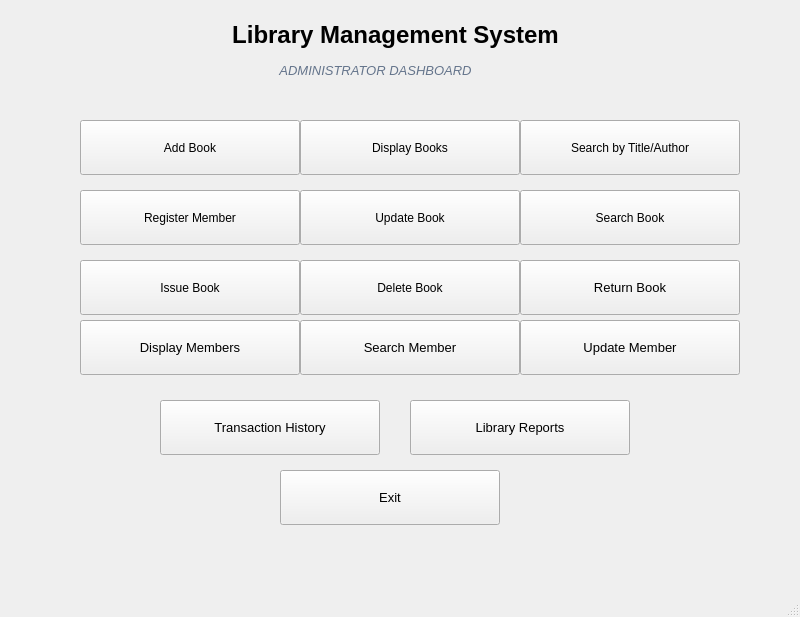
<?xml version="1.0" encoding="UTF-8"?>
<ui version="4.0">
 <class>MainWindow</class>
 <widget class="QMainWindow" name="MainWindow">
  <property name="geometry">
   <rect>
    <x>0</x>
    <y>0</y>
    <width>800</width>
    <height>617</height>
   </rect>
  </property>
  <property name="windowTitle">
   <string>MainWindow</string>
  </property>
  <widget class="QWidget" name="centralwidget">
   <widget class="QLabel" name="label">
    <property name="geometry">
     <rect>
      <x>10</x>
      <y>10</y>
      <width>771</width>
      <height>50</height>
     </rect>
    </property>
    <property name="minimumSize">
     <size>
      <width>500</width>
      <height>50</height>
     </size>
    </property>
    <property name="font">
     <font>
      <pointsize>18</pointsize>
      <bold>true</bold>
     </font>
    </property>
    <property name="text">
     <string>Library Management System</string>
    </property>
    <property name="alignment">
     <set>Qt::AlignmentFlag::AlignCenter</set>
    </property>
   </widget>
   <widget class="QPushButton" name="addBookButton">
    <property name="geometry">
     <rect>
      <x>80</x>
      <y>120</y>
      <width>220</width>
      <height>55</height>
     </rect>
    </property>
    <property name="minimumSize">
     <size>
      <width>220</width>
      <height>55</height>
     </size>
    </property>
    <property name="text">
     <string>Add Book</string>
    </property>
   </widget>
   <widget class="QPushButton" name="displayBooksButton">
    <property name="geometry">
     <rect>
      <x>300</x>
      <y>120</y>
      <width>220</width>
      <height>55</height>
     </rect>
    </property>
    <property name="minimumSize">
     <size>
      <width>220</width>
      <height>55</height>
     </size>
    </property>
    <property name="text">
     <string>Display Books</string>
    </property>
   </widget>
   <widget class="QPushButton" name="searchBookButton">
    <property name="geometry">
     <rect>
      <x>520</x>
      <y>190</y>
      <width>220</width>
      <height>55</height>
     </rect>
    </property>
    <property name="minimumSize">
     <size>
      <width>220</width>
      <height>55</height>
     </size>
    </property>
    <property name="text">
     <string>Search Book</string>
    </property>
   </widget>
   <widget class="QPushButton" name="registerMemberButton">
    <property name="geometry">
     <rect>
      <x>80</x>
      <y>190</y>
      <width>220</width>
      <height>55</height>
     </rect>
    </property>
    <property name="minimumSize">
     <size>
      <width>220</width>
      <height>55</height>
     </size>
    </property>
    <property name="text">
     <string>Register Member</string>
    </property>
   </widget>
   <widget class="QPushButton" name="issueBookButton">
    <property name="geometry">
     <rect>
      <x>80</x>
      <y>260</y>
      <width>220</width>
      <height>55</height>
     </rect>
    </property>
    <property name="minimumSize">
     <size>
      <width>220</width>
      <height>55</height>
     </size>
    </property>
    <property name="text">
     <string>Issue Book</string>
    </property>
   </widget>
   <widget class="QPushButton" name="returnBookButton">
    <property name="geometry">
     <rect>
      <x>520</x>
      <y>260</y>
      <width>220</width>
      <height>55</height>
     </rect>
    </property>
    <property name="minimumSize">
     <size>
      <width>220</width>
      <height>55</height>
     </size>
    </property>
    <property name="font">
     <font>
      <pointsize>10</pointsize>
     </font>
    </property>
    <property name="text">
     <string>Return Book</string>
    </property>
   </widget>
   <widget class="QPushButton" name="exitButton">
    <property name="geometry">
     <rect>
      <x>280</x>
      <y>470</y>
      <width>220</width>
      <height>55</height>
     </rect>
    </property>
    <property name="minimumSize">
     <size>
      <width>220</width>
      <height>55</height>
     </size>
    </property>
    <property name="font">
     <font>
      <pointsize>10</pointsize>
     </font>
    </property>
    <property name="text">
     <string>Exit</string>
    </property>
   </widget>
   <widget class="QPushButton" name="searchByNameButton">
    <property name="geometry">
     <rect>
      <x>520</x>
      <y>120</y>
      <width>220</width>
      <height>55</height>
     </rect>
    </property>
    <property name="minimumSize">
     <size>
      <width>220</width>
      <height>55</height>
     </size>
    </property>
    <property name="text">
     <string>Search by Title/Author</string>
    </property>
   </widget>
   <widget class="QPushButton" name="updateBookButton">
    <property name="geometry">
     <rect>
      <x>300</x>
      <y>190</y>
      <width>220</width>
      <height>55</height>
     </rect>
    </property>
    <property name="minimumSize">
     <size>
      <width>220</width>
      <height>55</height>
     </size>
    </property>
    <property name="text">
     <string>Update Book</string>
    </property>
   </widget>
   <widget class="QPushButton" name="deleteBookButton">
    <property name="geometry">
     <rect>
      <x>300</x>
      <y>260</y>
      <width>220</width>
      <height>55</height>
     </rect>
    </property>
    <property name="minimumSize">
     <size>
      <width>220</width>
      <height>55</height>
     </size>
    </property>
    <property name="text">
     <string>Delete Book</string>
    </property>
   </widget>
   <widget class="QPushButton" name="displayMembersButton">
    <property name="geometry">
     <rect>
      <x>80</x>
      <y>320</y>
      <width>220</width>
      <height>55</height>
     </rect>
    </property>
    <property name="minimumSize">
     <size>
      <width>220</width>
      <height>55</height>
     </size>
    </property>
    <property name="font">
     <font>
      <pointsize>10</pointsize>
     </font>
    </property>
    <property name="text">
     <string>Display Members</string>
    </property>
   </widget>
   <widget class="QPushButton" name="searchMemberButton">
    <property name="geometry">
     <rect>
      <x>300</x>
      <y>320</y>
      <width>220</width>
      <height>55</height>
     </rect>
    </property>
    <property name="minimumSize">
     <size>
      <width>220</width>
      <height>55</height>
     </size>
    </property>
    <property name="font">
     <font>
      <pointsize>10</pointsize>
     </font>
    </property>
    <property name="text">
     <string>Search Member</string>
    </property>
   </widget>
   <widget class="QPushButton" name="updateMemberButton">
    <property name="geometry">
     <rect>
      <x>520</x>
      <y>320</y>
      <width>220</width>
      <height>55</height>
     </rect>
    </property>
    <property name="minimumSize">
     <size>
      <width>220</width>
      <height>55</height>
     </size>
    </property>
    <property name="font">
     <font>
      <pointsize>10</pointsize>
     </font>
    </property>
    <property name="text">
     <string>Update Member</string>
    </property>
   </widget>
   <widget class="QPushButton" name="transactionHistoryButton">
    <property name="geometry">
     <rect>
      <x>160</x>
      <y>400</y>
      <width>220</width>
      <height>55</height>
     </rect>
    </property>
    <property name="minimumSize">
     <size>
      <width>220</width>
      <height>55</height>
     </size>
    </property>
    <property name="font">
     <font>
      <pointsize>10</pointsize>
     </font>
    </property>
    <property name="text">
     <string>Transaction History</string>
    </property>
   </widget>
   <widget class="QPushButton" name="reportsButton">
    <property name="geometry">
     <rect>
      <x>410</x>
      <y>400</y>
      <width>220</width>
      <height>55</height>
     </rect>
    </property>
    <property name="minimumSize">
     <size>
      <width>220</width>
      <height>55</height>
     </size>
    </property>
    <property name="font">
     <font>
      <pointsize>10</pointsize>
     </font>
    </property>
    <property name="text">
     <string>Library Reports</string>
    </property>
   </widget>
   <widget class="QLabel" name="label_2">
    <property name="geometry">
     <rect>
      <x>250</x>
      <y>60</y>
      <width>251</width>
      <height>20</height>
     </rect>
    </property>
    <property name="font">
     <font>
      <pointsize>10</pointsize>
      <italic>true</italic>
     </font>
    </property>
    <property name="styleSheet">
     <string notr="true">COLOR:#64748B</string>
    </property>
    <property name="text">
     <string>ADMINISTRATOR DASHBOARD</string>
    </property>
    <property name="alignment">
     <set>Qt::AlignmentFlag::AlignCenter</set>
    </property>
   </widget>
  </widget>
  <widget class="QMenuBar" name="menubar">
   <property name="geometry">
    <rect>
     <x>0</x>
     <y>0</y>
     <width>800</width>
     <height>25</height>
    </rect>
   </property>
  </widget>
  <widget class="QStatusBar" name="statusbar"/>
 </widget>
 <resources/>
 <connections/>
</ui>
